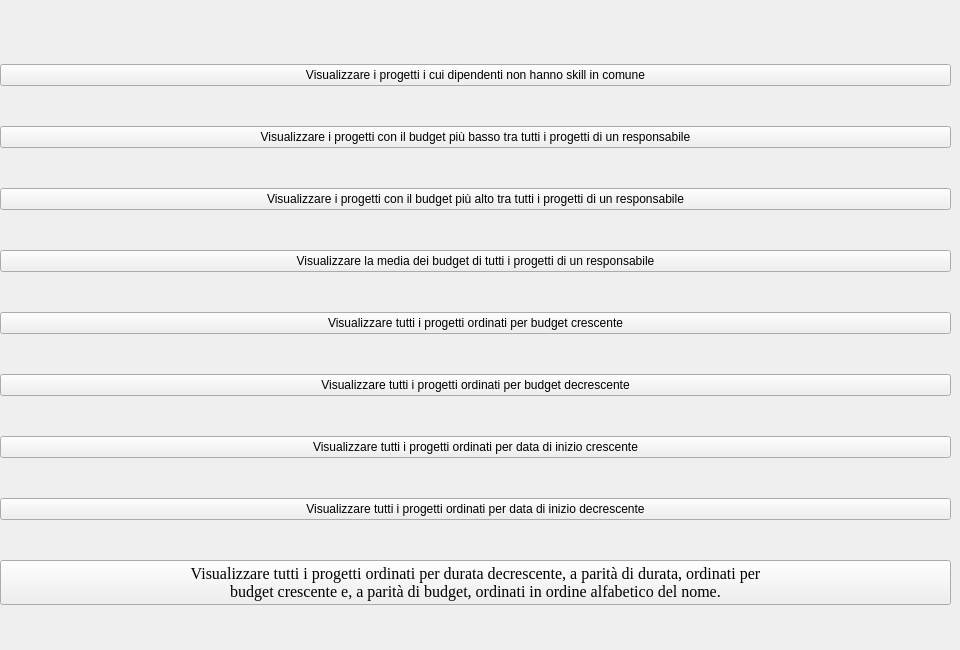
    <widget class="QWidget" name="OperazioniProgetti">
     <widget class="QWidget" name="layoutWidget">
      <property name="geometry">
       <rect>
        <x>0</x>
        <y>30</y>
        <width>951</width>
        <height>611</height>
       </rect>
      </property>
      <layout class="QVBoxLayout" name="verticalLayout_12">
       <item>
        <widget class="QPushButton" name="B6PushButton">
         <property name="text">
          <string>Visualizzare i progetti i cui dipendenti non hanno skill in comune</string>
         </property>
        </widget>
       </item>
       <item>
        <widget class="QPushButton" name="B7PushButton">
         <property name="text">
          <string>Visualizzare i progetti con il budget più basso tra tutti i progetti di un responsabile</string>
         </property>
        </widget>
       </item>
       <item>
        <widget class="QPushButton" name="B8PushButton">
         <property name="text">
          <string>Visualizzare i progetti con il budget più alto tra tutti i progetti di un responsabile</string>
         </property>
        </widget>
       </item>
       <item>
        <widget class="QPushButton" name="B9PushButton">
         <property name="text">
          <string>Visualizzare la media dei budget di tutti i progetti di un responsabile</string>
         </property>
        </widget>
       </item>
       <item>
        <widget class="QPushButton" name="B10PushButton">
         <property name="text">
          <string>Visualizzare tutti i progetti ordinati per budget crescente</string>
         </property>
        </widget>
       </item>
       <item>
        <widget class="QPushButton" name="B11PushButton">
         <property name="text">
          <string>Visualizzare tutti i progetti ordinati per budget decrescente</string>
         </property>
        </widget>
       </item>
       <item>
        <widget class="QPushButton" name="B12PushButton">
         <property name="text">
          <string>Visualizzare tutti i progetti ordinati per data di inizio crescente</string>
         </property>
        </widget>
       </item>
       <item>
        <widget class="QPushButton" name="B13PushButton">
         <property name="text">
          <string>Visualizzare tutti i progetti ordinati per data di inizio decrescente</string>
         </property>
        </widget>
       </item>
       <item>
        <widget class="QPushButton" name="B14pushButton">
         <property name="font">
          <font>
           <family>Georgia</family>
           <pointsize>12</pointsize>
          </font>
         </property>
         <property name="text">
          <string>Visualizzare tutti i progetti ordinati per durata decrescente, a parità di durata, ordinati per
budget crescente e, a parità di budget, ordinati in ordine alfabetico del nome.</string>
         </property>
        </widget>
       </item>
      </layout>
     </widget>
    </widget>
